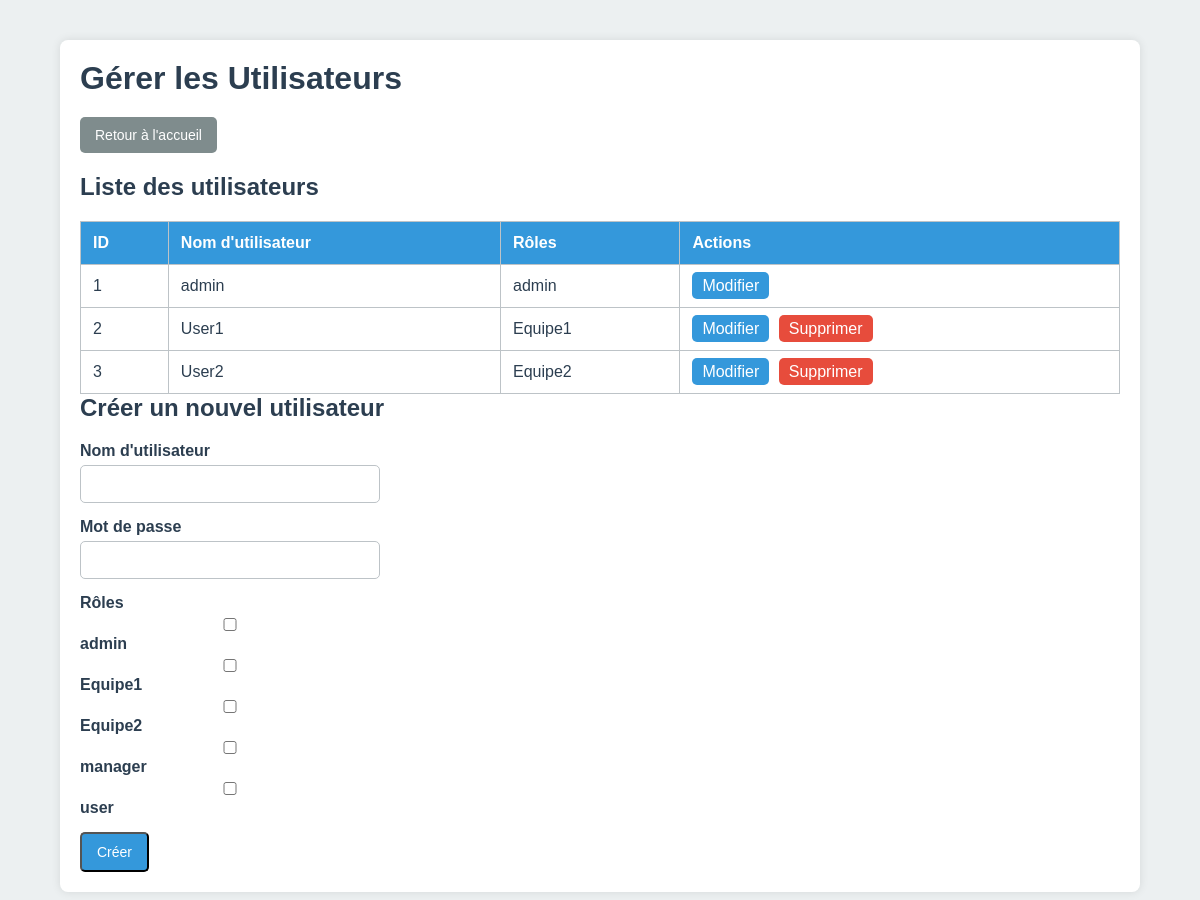
/manage_users.php (signed in), run on an earlier commit of the app's database.
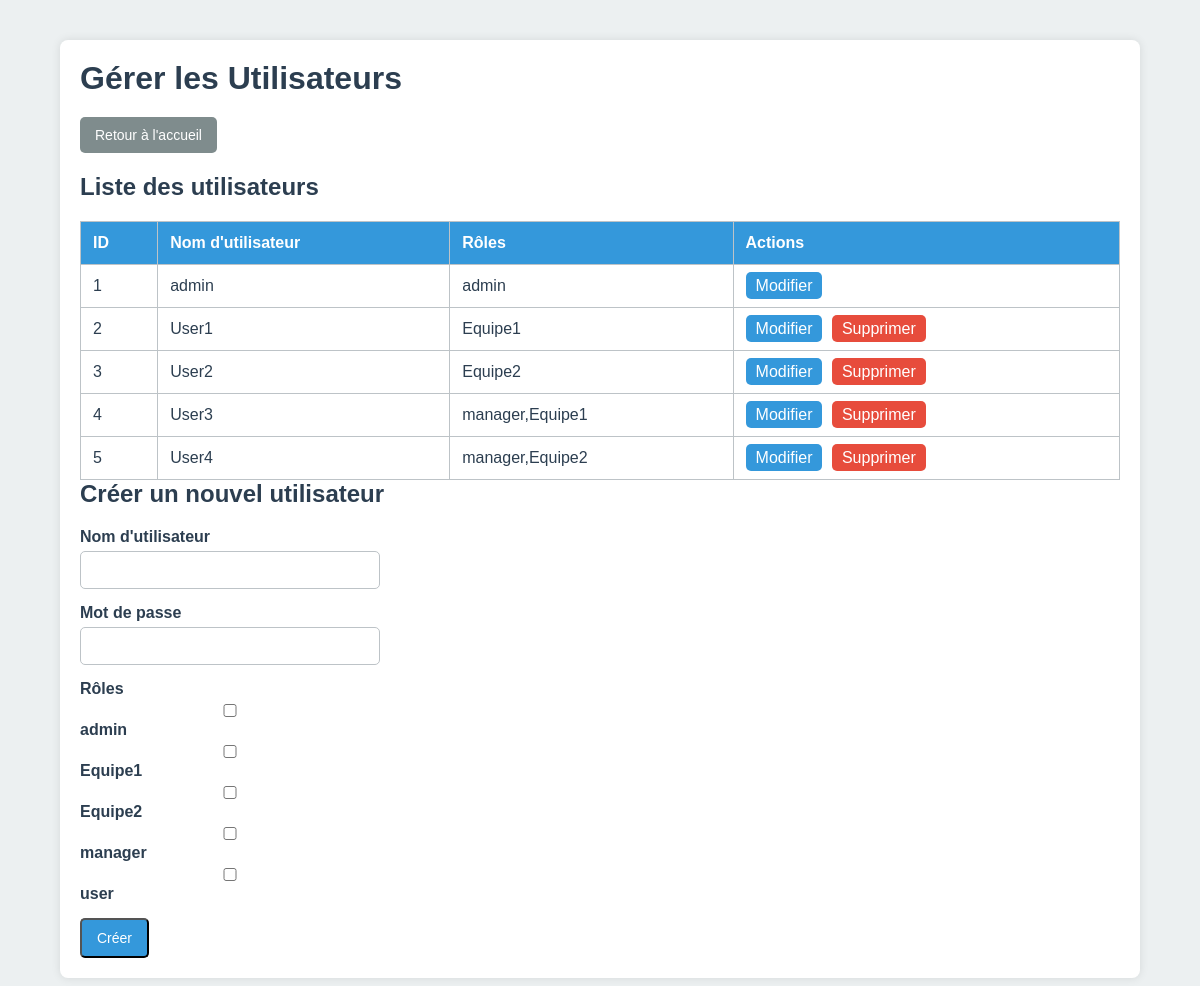
And on a later commit of the database.
### tables this page shows
CREATE TABLE IF NOT EXISTS users (
  id INT AUTO_INCREMENT PRIMARY KEY,
  username VARCHAR(50) NOT NULL UNIQUE,
  password_hash VARCHAR(255) NOT NULL,
  role VARCHAR(255) NOT NULL,
  last_login DATETIME DEFAULT NULL   
);

CREATE TABLE IF NOT EXISTS roles (
  id INT AUTO_INCREMENT PRIMARY KEY,
  role_name VARCHAR(50) NOT NULL UNIQUE
);

### src/manage_users.php (the view, shortened to what this page needs)
<?php
$mysqli = new mysqli("db", "root", "root", "plm");
$result_users = $mysqli->query("SELECT id, username, role FROM users ORDER BY id ASC");
$result_roles = $mysqli->query("SELECT role_name FROM roles ORDER BY role_name ASC");
$roles = $result_roles->fetch_all(MYSQLI_ASSOC);
?>
<!DOCTYPE html>
<html lang="fr">
<head>
  <link rel="stylesheet" href="styles.css">
</head>
<body>
<div class="container">
  <h1>Gérer les Utilisateurs</h1>
  <div class="header-actions">
    <a href="home.php" class="btn btn-secondary">Retour à l'accueil</a>
  </div>
  <h2>Liste des utilisateurs</h2>
  <table>
    <thead>
      <tr>
        <th>ID</th>
        <th>Nom d'utilisateur</th>
        <th>Rôles</th>
        <th>Actions</th>
      </tr>
    </thead>
    <tbody>
      <?php while ($user = $result_users->fetch_assoc()): ?>
      <tr>
        <td><?php echo $user['id']; ?></td>
        <td><?php echo htmlspecialchars($user['username']); ?></td>
        <td><?php echo htmlspecialchars($user['role']); ?></td>
        <td class="actions">
          <a href="edit_user.php?id=<?php echo $user['id']; ?>" class="btn-edit">Modifier</a>
          <?php if ($user['username'] !== 'admin'): ?>
            <a href="delete_user.php?id=<?php echo $user['id']; ?>" class="btn-delete" onclick="return confirm('Êtes-vous sûr ?')">Supprimer</a>
          <?php endif; ?>
        </td>
      </tr>
      <?php endwhile; ?>
    </tbody>
  </table>
  <h2>Créer un nouvel utilisateur</h2>
  <form method="post" style="max-width:300px;">
    <div class="form-group">
      <label>Nom d'utilisateur</label>
      <input type="text" name="new_username" required>
    </div>
    <div class="form-group">
      <label>Mot de passe</label>
      <input type="password" name="new_password" required>
    </div>
    <div class="form-group">
      <label>Rôles</label>
      <?php foreach ($roles as $r): ?>
        <div>
          <label>
            <input type="checkbox" name="roles[]" value="<?php echo htmlspecialchars($r['role_name']); ?>">
            <?php echo htmlspecialchars($r['role_name']); ?>
          </label>
        </div>
      <?php endforeach; ?>
    </div>
    <button type="submit" class="btn">Créer</button>
  </form>
</div>
</body>
</html>

What changed in the data, as far as the page shows it:
added users: id "4", username "User3", role "manager,Equipe1"
added users: id "5", username "User4", role "manager,Equipe2"
